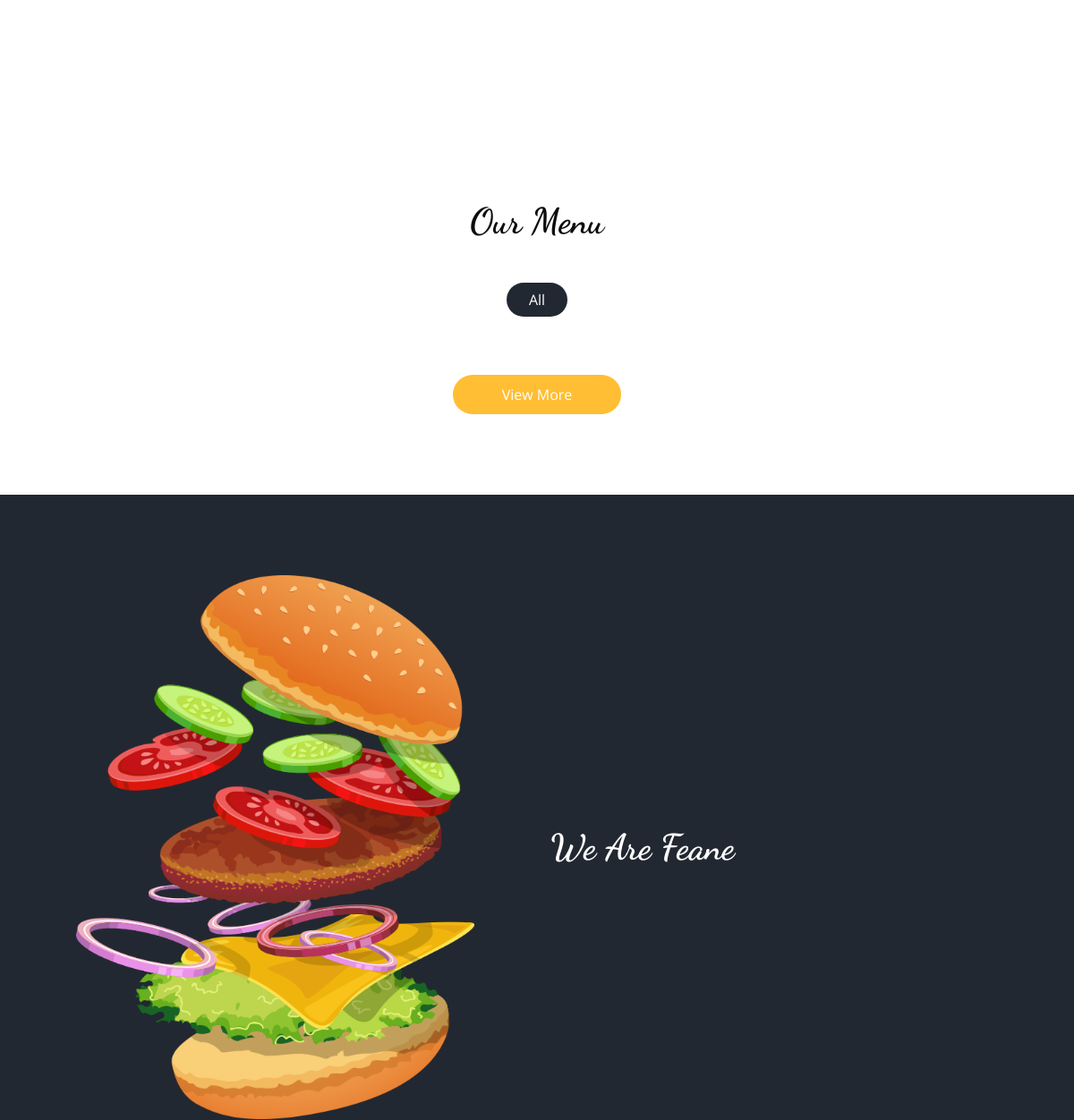
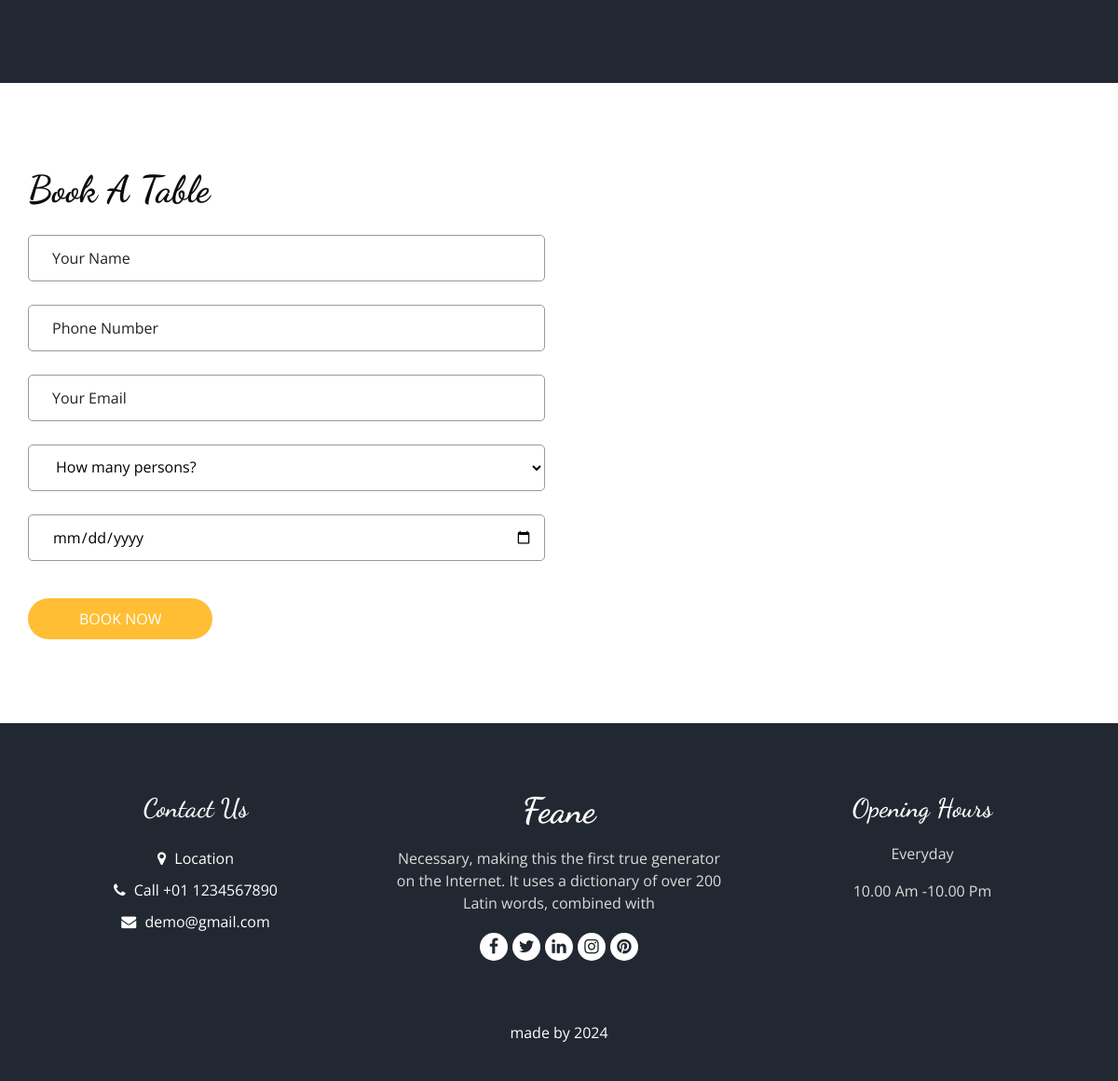
/ (lower part), run on an earlier commit of the app's database (2 pictures, top to bottom).
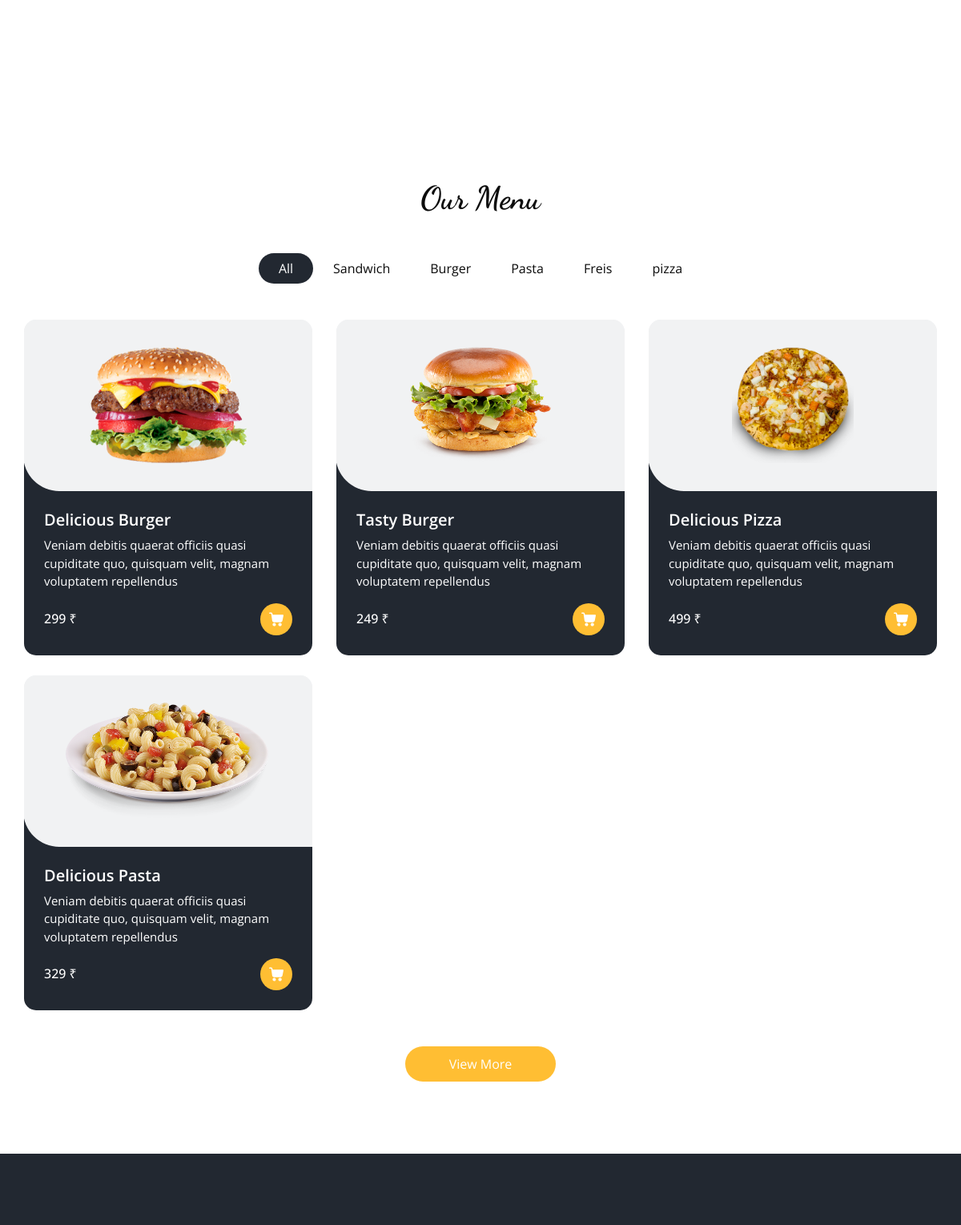
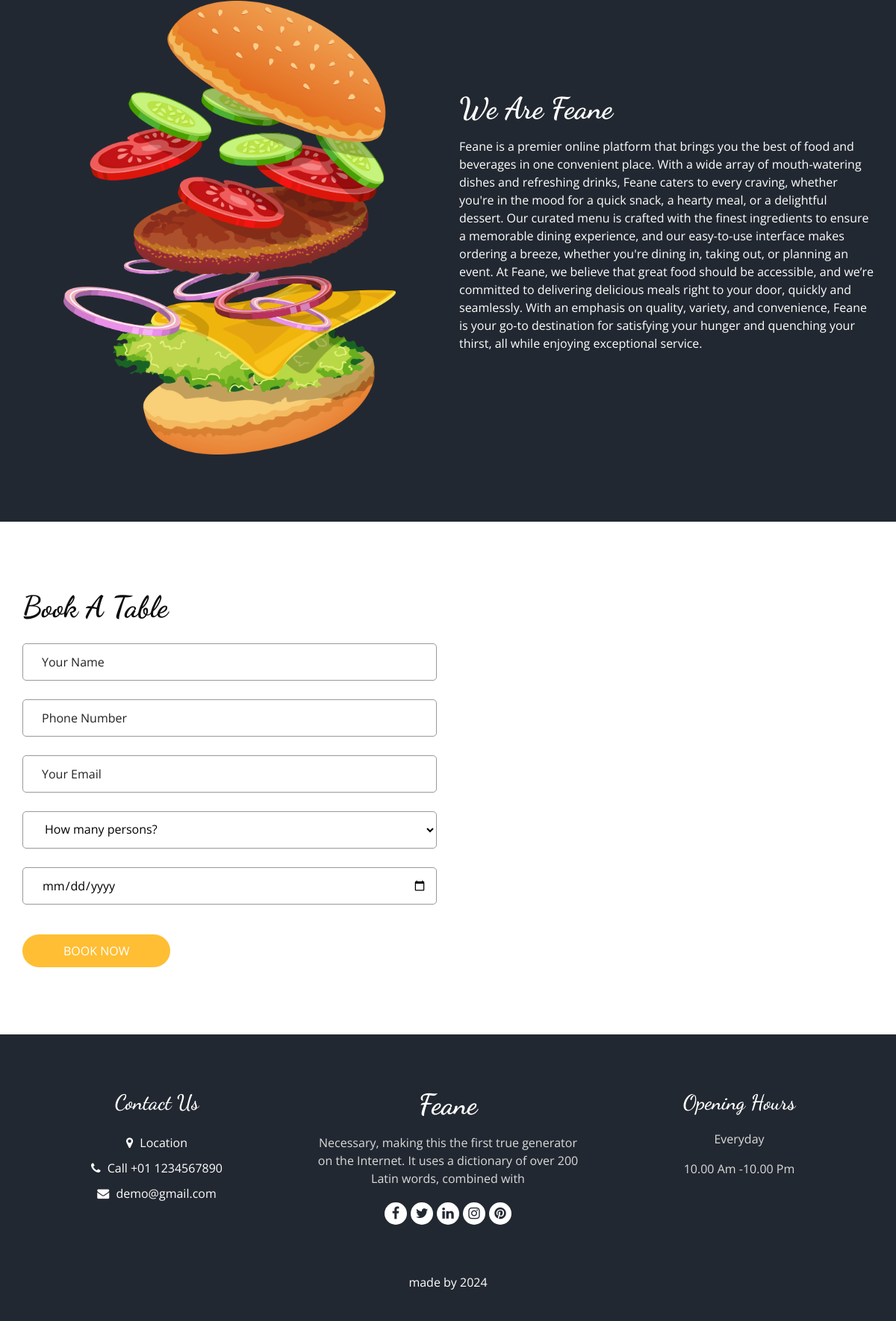
And on a later commit of the database (2 pictures, top to bottom).
### website/models.py (models this page shows, shortened)
class Category (models.Model):
    category_name =models.CharField(max_length=50,blank=False,primary_key=True)
    def __str__(self):
        return self.category_name

class Item (models.Model):
    item_name = models.CharField(max_length=50)
    description = models.CharField(max_length=100)
    price = models.IntegerField()
    category = models.ForeignKey(Category,related_name='item_category',on_delete=models.CASCADE)
    image = models.ImageField(upload_to='items/')

class Aboutus (models.Model):
    description = models.TextField(blank=False)

### website/views.py (the view, shortened to what this page needs)
# urls.py: path('', views.homeview ,name='home' ),
def homeview(request):
    category = Category.objects.all()
    item_list = Item.objects.all()
    offer = Offersection.objects.all()
    about_desc = Aboutus.objects.all()
    feedback = Feedback.objects.all()
    if request.user.is_authenticated :
        profile = request.user.first_name
    else:
        profile ='Register'
    return render(request,'index.html' , { 'profile':profile, 'offer':offer,'category':category,'item_list':item_list , 'about_desc':about_desc , 'feedback':feedback})

### Template/index.html (shortened to what this page needs)
{% extends "base.html" %}
{% load static %}
{% block body %}
    <section class="offer_section layout_padding-bottom">
    </section>
    <section class="food_section layout_padding">
      <div class="container">
        <div class="heading_container heading_center">
          <h2>
            Our Menu
          </h2>
        </div>
        <ul class="filters_menu">
          <li class="active" data-filter="*">All</li>
          {% for cat in category %}
          <li data-filter=".{{ cat.category_name }}">{{ cat.category_name }}</li>
          {% endfor %}
        </ul>
        <div class="filters-content">
          <div class="row grid">
            {% for item in item_list %}
            <div class="col-sm-6 col-lg-4 all {{ item.category }}">
              <div class="box">
                <div>
                  <div class="img-box">
                    <img src=" {{ item.image.url }}" alt="">
                  </div>
                  <div class="detail-box">
                    <h5>
                      {{ item.item_name }}
                    </h5>
                    <p>
                     {{ item.description }}
                    </p>
                    <div class="options">
                      <h6>
                        {{ item.price }} ₹
                      </h6>
                      <a  onclick="AddCartCard('add',{{ item.id }}, 1); return false;">
                      </a>
                    </div>
                  </div>
                </div>
              </div>
            </div>
            {% endfor %}
          </div>
        </div>
        <div class="btn-box">
          <a href="">
            View More
          </a>
        </div>
      </div>
    </section>
    <section class="about_section layout_padding">
      <div class="container  ">
        <div class="row">
          <div class="col-md-6 ">
            <div class="img-box">
              <img src="{% static 'images/about-img.png' %}" alt="">
            </div>
          </div>
          <div class="col-md-6">
            <div class="detail-box">
              <div class="heading_container">
                <h2>
                  We Are Feane
                </h2>
              </div>
              {% for about_desc in about_desc %}
              <p>
                {{ about_desc.description }}
              </p>
              {% endfor %}
            </div>
          </div>
        </div>
      </div>
    </section>
    <section class="book_section layout_padding">
      <div class="container">
        <div class="heading_container">
          <h2>
            Book A Table
          </h2>
        </div>
        <div class="row">
          <div class="col-md-6">
            <div class="form_container">
              <form action="{% url 'booktable' %}" method="POST" >
                <div>
                  <input type="text" class="form-control" name="user_name" placeholder="Your Name" />
                </div>
                <div>
                  <input type="text" class="form-control" name="phone_no" placeholder="Phone Number" />
                </div>
                <div>
                  <input type="email" class="form-control" name="email" placeholder="Your Email" />
                </div>
                <div>
                  <select class="form-control nice-select wide" name="total_person">
                    <option value="" disabled selected>
                      How many persons?
                    </option>
                  </select>
                </div>
                <div>
                  <input type="date" name="booking_date" class="form-control">
                </div>
                <div class="btn_box">
                  <button>
                    Book Now
                  </button>
                </div>
              </form>
            </div>
          </div>
          <div class="col-md-6">
            <div class="map_container ">
              <div id="googleMap"></div>
            </div>
          </div>
        </div>
      </div>
    </section>
  {% endblock body %}

What changed in the data, as far as the page shows it:
added Category: category_name "Sandwich"
added Category: category_name "Burger"
added Category: category_name "Pasta"
added Category: category_name "Freis"
added Category: category_name "pizza"
added Item: image (picture), item_name "Delicious Burger", description "Veniam debitis quaerat officiis quasi cupiditate quo, quisquam velit, magnam voluptatem repellendus", price "299"
added Item: image (picture), item_name "Tasty Burger", description "Veniam debitis quaerat officiis quasi cupiditate quo, quisquam velit, magnam voluptatem repellendus", price "249"
added Item: image (picture), item_name "Delicious Pizza", description "Veniam debitis quaerat officiis quasi cupiditate quo, quisquam velit, magnam voluptatem repellendus", price "499"
added Item: image (picture), item_name "Delicious Pasta", description "Veniam debitis quaerat officiis quasi cupiditate quo, quisquam velit, magnam voluptatem repellendus", price "329"
added Aboutus: description "Feane is a premier online platform that brings you the best of food and beverages in one convenient place. With a wide array of mouth-watering dishes and refreshing drinks, Feane caters to every craving, whether you're in the mood for a quick snack, a hearty meal, or a delightful dessert. Our curated menu is crafted with the finest ingredients to ensure a memorable dining experience, and our easy-to-use interface makes ordering a breeze, whether you're dining in, taking out, or planning an event. At Feane, we believe that great food should be accessible, and we’re committed to delivering delicious meals right to your door, quickly and seamlessly. With an emphasis on quality, variety, and…"
